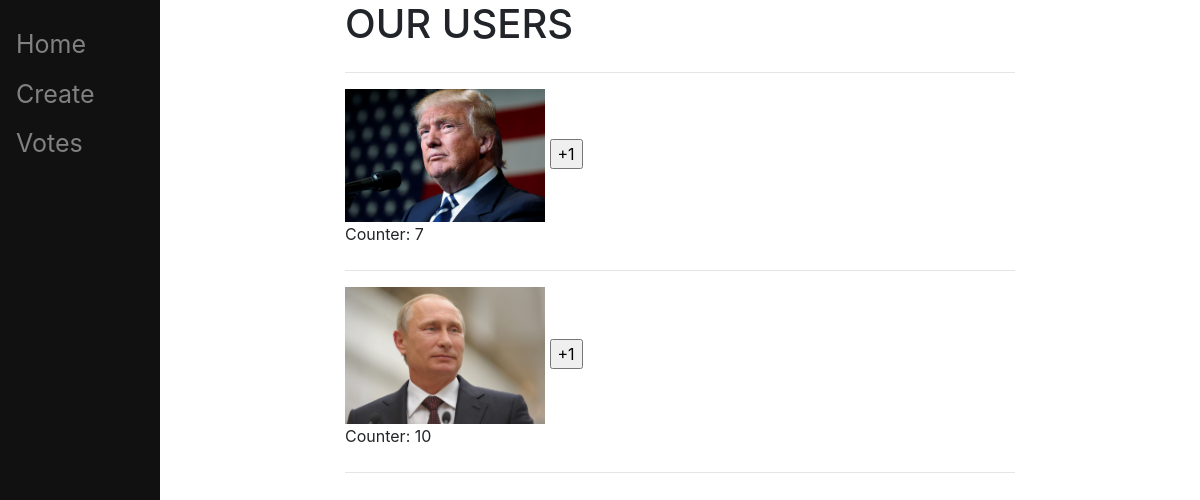
The page /votes/ on the database its author committed.
### users/models.py (models this page shows, shortened)
class MyUser(models.Model):
    name = models.CharField(max_length=100)
    surname = models.CharField(max_length=100)
    birthday = models.DateField()
    photo = models.ImageField("photo", upload_to="users/photos", default="" , blank=True)
    counter = models.IntegerField(choices=[(i, i) for i in range(0, 11)], blank=True)

### users/views.py (the view)
# urls.py: path('votes/', views.votes, name="votes"),
def votes(response):
    all_users = MyUser.objects.all()
    return render(response, 'users/votes.html', {"all_users": all_users})

### users/templates/users/votes.html (shortened to what this page needs)
{% extends 'users/base.html' %}
{% block content %}
    {% for user in all_users %}
        {% if user.photo %}
            <img src="{{ user.photo.url }}" style="max-height: 200px; max-width: 200px">
            <input value="+1" type="button" onclick="location.href='/vote/{{user.id}}/'" />
            <div class="counter">
                <p> Counter: {{ user.counter }} </p>
            </div>
            <hr class="mt-0 mt-4">
        {% endif %}
    {% endfor %}
{% endblock %}

### rows shown on the page
MyUser: photo (picture), counter "7"
MyUser: photo (picture), counter "10"
